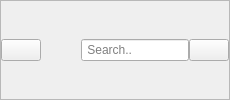
        <widget class="QFrame" name="top_frame">
         <property name="frameShape">
          <enum>QFrame::StyledPanel</enum>
         </property>
         <property name="frameShadow">
          <enum>QFrame::Raised</enum>
         </property>
         <layout class="QHBoxLayout" name="horizontalLayout_2">
          <property name="spacing">
           <number>0</number>
          </property>
          <property name="leftMargin">
           <number>0</number>
          </property>
          <property name="topMargin">
           <number>0</number>
          </property>
          <property name="rightMargin">
           <number>0</number>
          </property>
          <property name="bottomMargin">
           <number>0</number>
          </property>
          <item>
           <widget class="QPushButton" name="toggle_menu">
            <property name="text">
             <string/>
            </property>
            <property name="icon">
             <iconset resource="icons.qrc">
              <normaloff>:/icons/icon/menu-4-32.ico</normaloff>:/icons/icon/menu-4-32.ico</iconset>
            </property>
            <property name="checkable">
             <bool>true</bool>
            </property>
           </widget>
          </item>
          <item>
           <spacer name="horizontalSpacer">
            <property name="orientation">
             <enum>Qt::Horizontal</enum>
            </property>
            <property name="sizeHint" stdset="0">
             <size>
              <width>40</width>
              <height>20</height>
             </size>
            </property>
           </spacer>
          </item>
          <item>
           <layout class="QHBoxLayout" name="horizontalLayout">
            <item>
             <widget class="QLineEdit" name="input_pesquisa">
              <property name="placeholderText">
               <string> Search..</string>
              </property>
             </widget>
            </item>
            <item>
             <widget class="QPushButton" name="btn_pesquisa">
              <property name="text">
               <string/>
              </property>
              <property name="icon">
               <iconset resource="icons.qrc">
                <normaloff>:/icons/icon/search-13-48.ico</normaloff>:/icons/icon/search-13-48.ico</iconset>
              </property>
             </widget>
            </item>
           </layout>
          </item>
         </layout>
         <zorder>horizontalSpacer</zorder>
         <zorder>toggle_menu</zorder>
        </widget>
